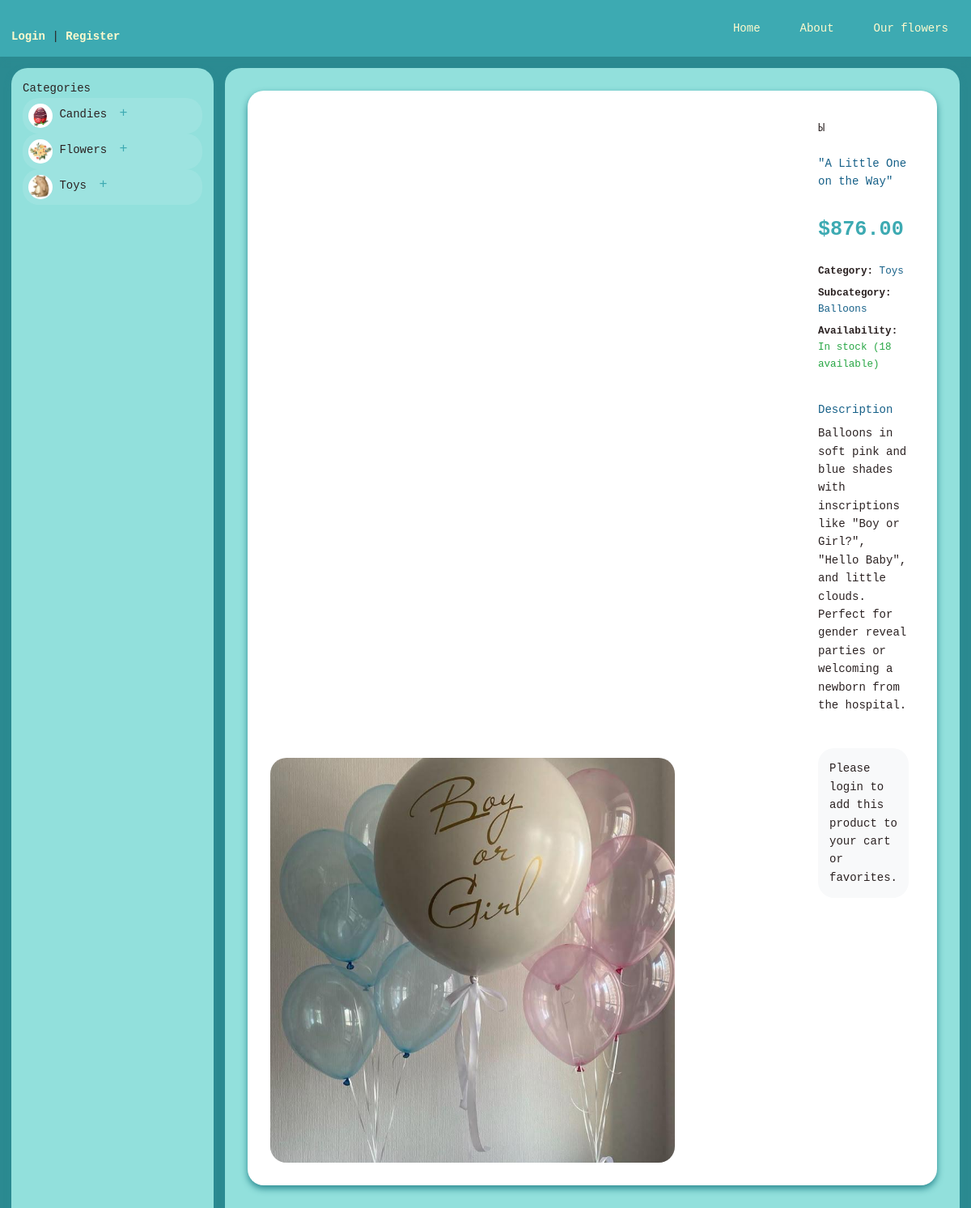
/products/product/39/, run on the app's committed database.
### products/models.py (models this page shows, shortened)
class Category(models.Model):
    name = models.CharField(max_length=100, verbose_name='Category Name')
    description = models.TextField(blank=True, verbose_name='Category Description')
    image = models.ImageField(
        upload_to='category/',
        blank=True,
        verbose_name='Category Image'
    )
    class Meta:
        verbose_name = 'Category'
        verbose_name_plural = 'Categories'
        ordering = ['name']

class Product(models.Model):
    name = models.CharField(max_length=255, verbose_name='Product Name')
    subcategory = models.ForeignKey(SubCategory, on_delete=models.CASCADE,
                                   related_name='products', verbose_name='Subcategory')
    description = models.TextField(blank=True, verbose_name='Product Description')
    price = models.DecimalField(max_digits=10, decimal_places=2, verbose_name='Price')
    quantity = models.PositiveIntegerField(default=0, verbose_name='Quantity in Stock')
    image = models.ImageField(
        upload_to='products/',
        blank=True,
        verbose_name='Product Image'
    )
    available = models.BooleanField(default=True, verbose_name='Available')
    class Meta:
        verbose_name = 'Product'
        verbose_name_plural = 'Products'
        ordering = ['name']

class SubCategory(models.Model):
    category = models.ForeignKey(Category, on_delete=models.CASCADE,
                               related_name='subcategories', verbose_name='Category')
    name = models.CharField(max_length=100, verbose_name='Subcategory Name')
    description = models.TextField(blank=True, verbose_name='Subcategory Description')
    image = models.ImageField(
        upload_to='subcategory/',
        blank=True,
        verbose_name='Subcategory Image'
    )
    class Meta:
        verbose_name = 'Subcategory'
        verbose_name_plural = 'Subcategories'
        ordering = ['name']

### products/views.py (the view)
# urls.py: path('product/<int:product_id>/', views.product_detail, name='product_detail'),
def product_detail(request, product_id):
    product = get_object_or_404(Product, id=product_id)
    history = request.COOKIES.get('product_history', '')
    history_ids = history.split(',') if history else []
    if str(product.id) not in history_ids:
        history_ids.insert(0, str(product.id))  # Добавляем в начало
        history_ids = history_ids[:10]  # Ограничиваем 10 последними товарами
    cart_items = {}
    if request.user.is_authenticated:
        cart, created = Cart.objects.get_or_create(user=request.user)
        cart_items = {str(item.product.id): item.quantity for item in cart.items.all()}
    response = render(request, 'products/product_detail.html', {
        'product': product,
        'cart_items': cart_items,
        'favorite_products': Favorite.objects.filter(user=request.user).values_list('product', flat=True) if request.user.is_authenticated else []
    })
    response.set_cookie(
        'product_history',
        ','.join(history_ids),
        max_age=30 * 24 * 60 * 60,  # 30 дней
        httponly=True
    )
    return response

### products/context_processors.py (called while the page is built)
def categories(request):
    return {
        'categories': Category.objects.prefetch_related('subcategories').all()
    }

### templates/products/product_detail.html (shortened to what this page needs)
{% extends 'home/layout.html' %}
{% load cart_filters %}
{% block content %}
<div class="product-detail-page">
    <div class="product-detail-container">
        <div class="product-image-container">
            {% if product.image %}
                <img src="{{ product.image.url }}" alt="{{ product.name }}" class="main-product-image" />
            {% else %}
                <div class="no-image">No image available</div>
            {% endif %}
        </div>
        <div class="product-info">Ы
            <h1 class="product-name">{{ product.name }}</h1>
            <p class="product-price">${{ product.price }}</p>
            <div class="product-meta">
                <p><strong>Category:</strong>
                    <a href="{% url 'category_view' product.subcategory.category.id %}">
                        {{ product.subcategory.category.name }}
                    </a>
                </p>
                <p><strong>Subcategory:</strong>
                    <a href="{% url 'subcategory_view' product.subcategory.category.id product.subcategory.id %}">
                        {{ product.subcategory.name }}
                    </a>
                </p>
                <p><strong>Availability:</strong>
                    {% if product.available %}
                        <span class="in-stock">In stock ({{ product.quantity }} available)</span>
                    {% else %}
                        <span class="out-of-stock">Out of stock</span>
                    {% endif %}
                </p>
            </div>
            <div class="product-description">
                <h3>Description</h3>
                <p>{{ product.description }}</p>
            </div>
            {% if user.is_authenticated %}
            <div class="product-actions">
                <span id="cart-item-{{ product.id }}">
                    {{ cart_items|get_item:product.id|default:0 }}
                </span>
                <button class="add-to-cart-btn" data-product-id="{{ product.id }}" data-url="{% url 'add_to_cart' %}">Add to Cart</button>
                <button class="favorite-btn" data-product-id="{{ product.id }}">
                    <i class="{% if product.id in favorite_products %}fas fa-heart red{% else %}far fa-heart{% endif %}"></i>
                </button>
            </div>
            {% else %}
            <div class="auth-required">
                <p>Please <a href="{% url 'users:login' %}">login</a> to add this product to your cart or favorites.</p>
            </div>
            {% endif %}
        </div>
    </div>
</div>
{% endblock %}

### templates/home/layout.html (shortened to what this page needs)
{% load static %}
{% load cart_filters %}
<!DOCTYPE html>
<html lang="en">
    <head>
        <link rel="stylesheet" href="{% static 'home/css/reset.css' %}">
        <link rel="stylesheet" href="{% static 'home/css/layout.css' %}">
        <link rel="stylesheet" href="https://cdnjs.cloudflare.com/ajax/libs/font-awesome/6.0.0-beta3/css/all.min.css">
    </head>
    <body>
        <header class="header">
            <nav class="nav">
                <div class="auth-links">
                    {% if user.is_authenticated %}
                    <p class="welcome-msg">Welcome, <span class="username">{{ user.username }}</span>! <a
                            href="{% url 'users:logout' %}" class="auth-link">Logout</a></p>
                    {% else %}
                    <p class="auth-options">
                        <a href="{% url 'users:login' %}" class="auth-link">Login</a> |
                        <a href="{% url 'users:registration' %}" class="auth-link">Register</a>
                    </p>
                    {% endif %}
                </div>
                <div class="nav-links">
                    <div class="nav-item">
                        <a href="{% url '' %}" class="nav-link">Home</a>
                    </div>
                    <div class="nav-item">
                        <a href="{% url 'about' %}" class="nav-link">About</a>
                    </div>
                    <div class="nav-item">
                        <a href="{% url 'products' %}" class="nav-link">Our flowers</a>
                    </div>
                </div>
            </nav>
        </header>
        <div class="main-wrapper">
            <aside class="sidebar">
                <div class="categories">
                    <h3 class="categories-title">Categories</h3>
                    <ul class="categories-list">
                        {% for category in categories %}
                        <li class="category-item">
                            <div class="category-header">
                                {% if category.image %}
                                <img class="category-image" src="{{ category.image.url }}" alt="{{ category.name }}" />
                                {% endif %}
                                <a href="{% url 'category_view' category.id %}" class="category-link">{{ category.name}}</a>
                                {% if category.subcategories.all %}
                                <button class="toggle-subcategories">+</button>
                                {% endif %}
                            </div>
                        </li>
                        {% endfor %}
                    </ul>
                </div>
            </aside>
            <main class="main-content">
                {% block content %}
                {% endblock %}
            </main>
        </div>
    </body>
</html>

### static/home/css/layout.css (style rules this page uses)
:root { --primary-color: #3daab2; --secondary-color: #166088; --accent-color: #92e0dc; --background-color: #2b8a91; --text-color: #2b2222; --light-text: lemonchiffon; --border-radius: 20px; --box-shadow: 0 4px 8px #2b8a91; --transition: all 0.3s ease; --error: #d45d79; }
body { font-family:'Courier New', Courier, monospace; color: var(--text-color); background-color: var(--background-color); margin: 0; padding: 0; line-height: 1.6; display: flex; flex-direction: column; min-height: 100vh; }
.header { background-color: var(--primary-color); padding: 1rem; box-shadow: var(--box-shadow); }
.nav { display: flex; justify-content: space-between; align-items: center; flex-wrap: wrap; }
.auth-links { margin-top: 20px; text-align: center; }
.auth-link { color: var(--light-text); text-decoration: none; font-weight: bold; transition: var(--transition); }
.nav-links { display: flex; gap: 1.5rem; }
.nav-link { color: var(--light-text); text-decoration: none; padding: 0.5rem 1rem; border-radius: var(--border-radius); transition: var(--transition); }
.main-wrapper { display: flex; flex: 1; gap: 1rem; padding: 1rem; }
.sidebar { width: 250px; background-color: var(--accent-color); border-radius: var(--border-radius); box-shadow: var(--box-shadow); padding: 1rem; position: sticky; top: 1rem; height: calc(100vh - 2rem); overflow-y: auto; flex-shrink: 0; }
.main-content { flex: 1; background-color: var(--accent-color); border-radius: var(--border-radius); box-shadow: var(--box-shadow); overflow-y: auto; height: calc(100vh - 2rem); }
.product-image-container { width: 100%; padding-top: 100%; position: relative; overflow: hidden; }
.product-info { padding: 1rem; }
.product-name { margin: 0 0 0.5rem 0; font-size: 1rem; color: var(--text-color); }
.product-price { margin: 0; font-weight: bold; color: var(--primary-color); }
.category-image { width: 30px; height: 30px; border-radius: 50%; object-fit: cover; }
.category-header { align-items: center; gap: 0.5rem; cursor: pointer; padding: 0.5rem; border-radius: var(--border-radius); background-color: rgba(255, 255, 255, 0.1); transition: var(--transition); }
.toggle-subcategories { background: none; border: none; color: var(--primary-color); font-size: 1.2rem; cursor: pointer; width: 24px; height: 24px; border-radius: 50%; transition: var(--transition); }
.product-detail-page { padding: 2rem; }
.product-detail-container { display: flex; gap: 2rem; max-width: 1200px; margin: 0 auto; background-color: white; padding: 2rem; border-radius: var(--border-radius); box-shadow: var(--box-shadow); }
.main-product-image { width: 100%; max-width: 500px; max-height: 500px; object-fit: cover; border-radius: var(--border-radius); }
.product-info { flex: 1; display: flex; flex-direction: column; gap: 1.5rem; }
.product-name { font-size: 2rem; color: var(--secondary-color); margin: 0; }
.product-price { font-size: 1.8rem; font-weight: bold; color: var(--primary-color); margin: 0; }
.product-meta { display: flex; flex-direction: column; gap: 0.5rem; font-size: 0.9rem; }
.product-meta a { color: var(--secondary-color); text-decoration: none; }
.in-stock { color: #28a745; }
.product-description { margin-top: 1rem; }
.product-description h3 { margin-bottom: 0.5rem; color: var(--secondary-color); }
.auth-required { margin-top: 1.5rem; padding: 1rem; background-color: #f8f9fa; border-radius: var(--border-radius); }
.product-info { padding: 0.5rem; }
.product-name { font-size: 1rem; margin-bottom: 0.5rem; color: var(--secondary-color); }

### data on the page
Category: image (picture), name "Candies"
Category: image (picture), name "Flowers"
Category: image (picture), name "Toys"
Product: image (picture), name "\"A Little One on the Way\"", price "876.00", subcategory.category.name "Toys", subcategory.name "Balloons", quantity "18", description "Balloons in soft pink and blue shades with inscriptions like \"Boy or Girl?\", \"Hello Baby\", and little clouds. Perfect for gender reveal parties or welcoming a newborn from the hospital."
